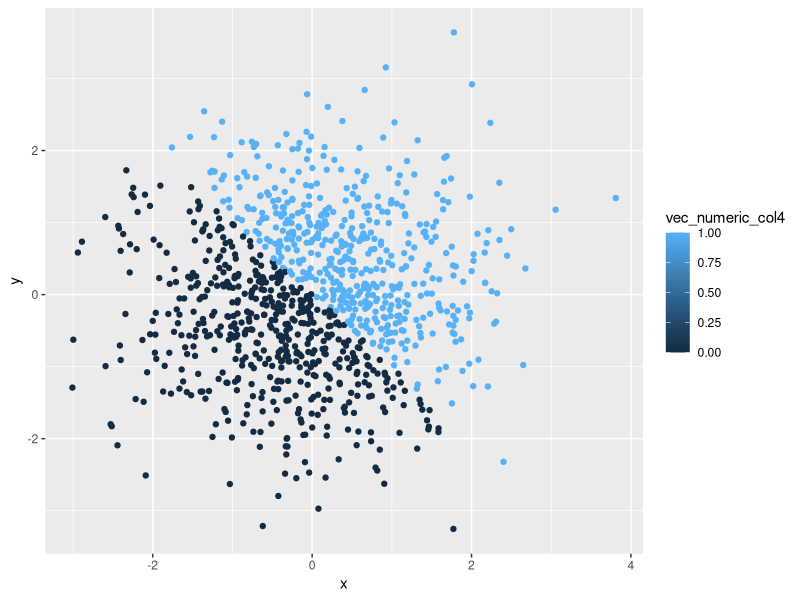
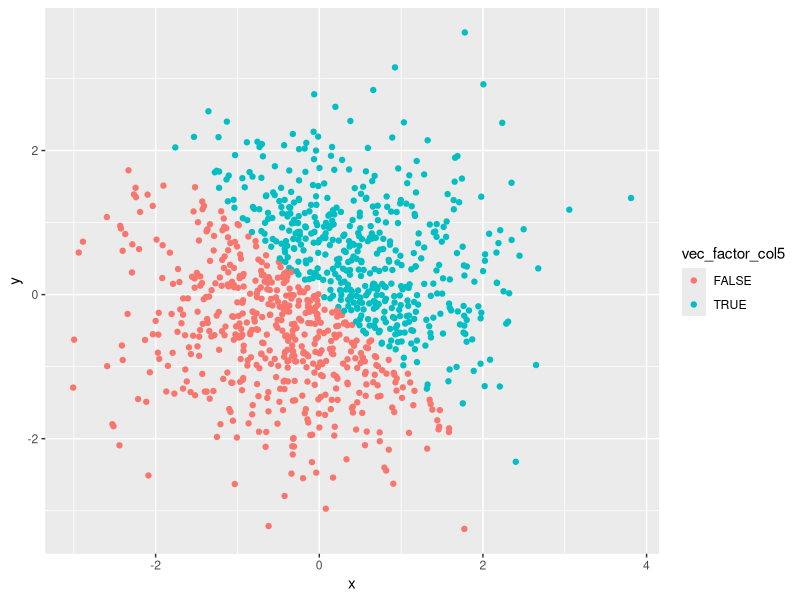

The R script that drew these images, in order:
## ---- chunk 1

knitr::opts_chunk$set(echo = TRUE)
library(tidyverse)
library(ggplot2)

## ---- chunk 2

set.seed(1)

problem1_df = tibble( 
                        vec_numeric_col1 = runif(n = 10, min = 0, max = 5),
                        vec_logical_col2 = vec_numeric_col1 > 2,
                        vec_char_col3 = c("This", "is", "my", "first", "try", "with", "using", "R", "and", "RStudio"),
                        vec_factor_col4 = factor(c("Male", "Female", "Female", "Female", "Female", "Male", "Female", "Male", "Male", "Female"))
)
  
problem1_df

mean(problem1_df)

problem1_df_vec_logical_col2_numeric = as.numeric(problem1_df$vec_logical_col2)

problem1_df_vec_char_col3_numeric = as.numeric(problem1_df$vec_char_col3)

problem1_df_vec_factor_col4_numeric = as.numeric(problem1_df$vec_factor_col4)

## ---- chunk 3

problem1_df_vec_char_col3_factor_numeric = as.numeric(as.factor(problem1_df$vec_char_col3))

problem1_df_vec_char_col3_factor_numeric

problem1_df_vec_factor_col4_char_numeric = as.numeric(as.character(problem1_df$vec_factor_col4))

problem1_df_vec_factor_col4_char_numeric

## ---- chunk 4

set.seed(1)

problem2_df = tibble(
                    x = rnorm(1000),
                    y = rnorm(1000),
                    vec_logical_col3 = x + y > 0,
                    vec_numeric_col4 = as.numeric(vec_logical_col3),
                    vec_factor_col5 = as.factor(vec_logical_col3)
)

## ---- chunk 5

ggsave(ggplot(problem2_df, aes(x = x, y = y, color = vec_logical_col3)) + geom_point()
)
ggplot(problem2_df, aes(x = x, y = y, color = vec_numeric_col4)) + geom_point()

ggplot(problem2_df, aes(x = x, y = y, color = vec_factor_col5)) + geom_point()

